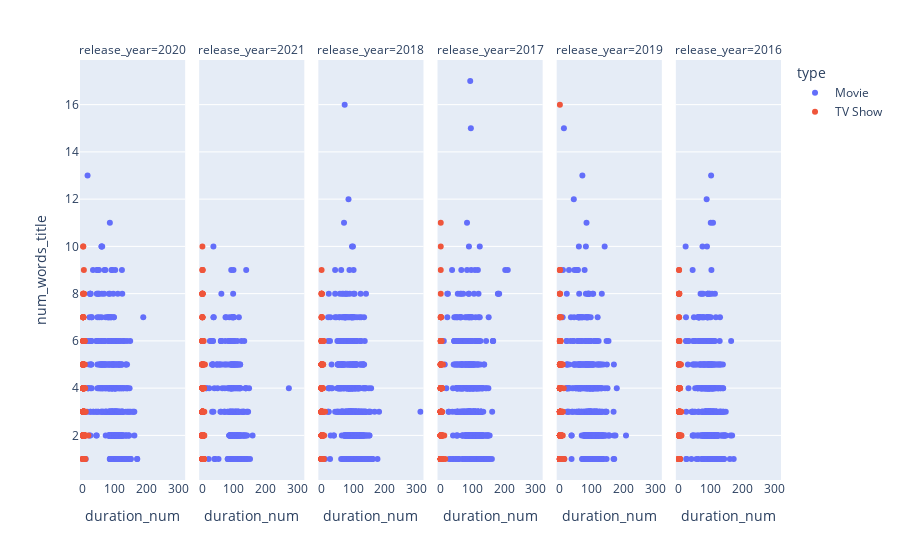

The cell this chart's notebook holds for it:
### Code cell
# Facet charts
fig = px.strip(df[df['release_year'] > 2015], x="duration_num", y="num_words_title", color="type", facet_col="release_year")
fig.show()
# Cuatro dimensiones en una

### Figure 1 — Plotly figure (JSON) as saved in the notebook; plotly's stock layout.template omitted (floating-point values rounded to 4 significant figures; data arrays with more than 128 entries replaced by an {"elided": "..."} marker saying what was removed)
{"data": [{"alignmentgroup": "True", "boxpoints": "all", "fillcolor": "rgba(255,255,255,0)", "hoveron": "points", "hovertemplate": "type=Movie<br>release_year=2020<br>duration_num=%{x}<br>num_words_title=%{y}<extra></extra>", "legendgroup": "Movie", "line": {"color": "rgba(255,255,255,0)"}, "marker": {"color": "#636efa"}, "name": "Movie", "offsetgroup": "Movie", "orientation": "v", "pointpos": 0, "showlegend": true, "type": "box", "x": {"elided": "517 int values"}, "x0": " ", "xaxis": "x", "y": {"elided": "517 int values"}, "y0": " ", "yaxis": "y"}, {"alignmentgroup": "True", "boxpoints": "all", "fillcolor": "rgba(255,255,255,0)", "hoveron": "points", "hovertemplate": "type=Movie<br>release_year=2021<br>duration_num=%{x}<br>num_words_title=%{y}<extra></extra>", "legendgroup": "Movie", "line": {"color": "rgba(255,255,255,0)"}, "marker": {"color": "#636efa"}, "name": "Movie", "offsetgroup": "Movie", "orientation": "v", "pointpos": 0, "showlegend": false, "type": "box", "x": {"elided": "277 int values"}, "x0": " ", "xaxis": "x2", "y": {"elided": "277 int values"}, "y0": " ", "yaxis": "y2"}, {"alignmentgroup": "True", "boxpoints": "all", "fillcolor": "rgba(255,255,255,0)", "hoveron": "points", "hovertemplate": "type=Movie<br>release_year=2018<br>duration_num=%{x}<br>num_words_title=%{y}<extra></extra>", "legendgroup": "Movie", "line": {"color": "rgba(255,255,255,0)"}, "marker": {"color": "#636efa"}, "name": "Movie", "offsetgroup": "Movie", "orientation": "v", "pointpos": 0, "showlegend": false, "type": "box", "x": {"elided": "767 int values"}, "x0": " ", "xaxis": "x3", "y": {"elided": "767 int values"}, "y0": " ", "yaxis": "y3"}, {"alignmentgroup": "True", "boxpoints": "all", "fillcolor": "rgba(255,255,255,0)", "hoveron": "points", "hovertemplate": "type=Movie<br>release_year=2017<br>duration_num=%{x}<br>num_words_title=%{y}<extra></extra>", "legendgroup": "Movie", "line": {"color": "rgba(255,255,255,0)"}, "marker": {"color": "#636efa"}, "name": "Movie", "offsetgroup": "Movie", "orientation": "v", "pointpos": 0, "showlegend": false, "type": "box", "x": {"elided": "767 int values"}, "x0": " ", "xaxis": "x4", "y": {"elided": "767 int values"}, "y0": " ", "yaxis": "y4"}, {"alignmentgroup": "True", "boxpoints": "all", "fillcolor": "rgba(255,255,255,0)", "hoveron": "points", "hovertemplate": "type=Movie<br>release_year=2019<br>duration_num=%{x}<br>num_words_title=%{y}<extra></extra>", "legendgroup": "Movie", "line": {"color": "rgba(255,255,255,0)"}, "marker": {"color": "#636efa"}, "name": "Movie", "offsetgroup": "Movie", "orientation": "v", "pointpos": 0, "showlegend": false, "type": "box", "x": {"elided": "633 int values"}, "x0": " ", "xaxis": "x5", "y": {"elided": "633 int values"}, "y0": " ", "yaxis": "y5"}, {"alignmentgroup": "True", "boxpoints": "all", "fillcolor": "rgba(255,255,255,0)", "hoveron": "points", "hovertemplate": "type=Movie<br>release_year=2016<br>duration_num=%{x}<br>num_words_title=%{y}<extra></extra>", "legendgroup": "Movie", "line": {"color": "rgba(255,255,255,0)"}, "marker": {"color": "#636efa"}, "name": "Movie", "offsetgroup": "Movie", "orientation": "v", "pointpos": 0, "showlegend": false, "type": "box", "x": {"elided": "658 int values"}, "x0": " ", "xaxis": "x6", "y": {"elided": "658 int values"}, "y0": " ", "yaxis": "y6"}, {"alignmentgroup": "True", "boxpoints": "all", "fillcolor": "rgba(255,255,255,0)", "hoveron": "points", "hovertemplate": "type=TV Show<br>release_year=2020<br>duration_num=%{x}<br>num_words_title=%{y}<extra></extra>", "legendgroup": "TV Show", "line": {"color": "rgba(255,255,255,0)"}, "marker": {"color": "#EF553B"}, "name": "TV Show", "offsetgroup": "TV Show", "orientation": "v", "pointpos": 0, "showlegend": true, "type": "box", "x": {"elided": "436 int values"}, "x0": " ", "xaxis": "x", "y": {"elided": "436 int values"}, "y0": " ", "yaxis": "y"}, {"alignmentgroup": "True", "boxpoints": "all", "fillcolor": "rgba(255,255,255,0)", "hoveron": "points", "hovertemplate": "type=TV Show<br>release_year=2021<br>duration_num=%{x}<br>num_words_title=%{y}<extra></extra>", "legendgroup": "TV Show", "line": {"color": "rgba(255,255,255,0)"}, "marker": {"color": "#EF553B"}, "name": "TV Show", "offsetgroup": "TV Show", "orientation": "v", "pointpos": 0, "showlegend": false, "type": "box", "x": {"elided": "315 int values"}, "x0": " ", "xaxis": "x2", "y": {"elided": "315 int values"}, "y0": " ", "yaxis": "y2"}, {"alignmentgroup": "True", "boxpoints": "all", "fillcolor": "rgba(255,255,255,0)", "hoveron": "points", "hovertemplate": "type=TV Show<br>release_year=2018<br>duration_num=%{x}<br>num_words_title=%{y}<extra></extra>", "legendgroup": "TV Show", "line": {"color": "rgba(255,255,255,0)"}, "marker": {"color": "#EF553B"}, "name": "TV Show", "offsetgroup": "TV Show", "orientation": "v", "pointpos": 0, "showlegend": false, "type": "box", "x": {"elided": "380 int values"}, "x0": " ", "xaxis": "x3", "y": {"elided": "380 int values"}, "y0": " ", "yaxis": "y3"}, {"alignmentgroup": "True", "boxpoints": "all", "fillcolor": "rgba(255,255,255,0)", "hoveron": "points", "hovertemplate": "type=TV Show<br>release_year=2017<br>duration_num=%{x}<br>num_words_title=%{y}<extra></extra>", "legendgroup": "TV Show", "line": {"color": "rgba(255,255,255,0)"}, "marker": {"color": "#EF553B"}, "name": "TV Show", "offsetgroup": "TV Show", "orientation": "v", "pointpos": 0, "showlegend": false, "type": "box", "x": {"elided": "265 int values"}, "x0": " ", "xaxis": "x4", "y": {"elided": "265 int values"}, "y0": " ", "yaxis": "y4"}, {"alignmentgroup": "True", "boxpoints": "all", "fillcolor": "rgba(255,255,255,0)", "hoveron": "points", "hovertemplate": "type=TV Show<br>release_year=2019<br>duration_num=%{x}<br>num_words_title=%{y}<extra></extra>", "legendgroup": "TV Show", "line": {"color": "rgba(255,255,255,0)"}, "marker": {"color": "#EF553B"}, "name": "TV Show", "offsetgroup": "TV Show", "orientation": "v", "pointpos": 0, "showlegend": false, "type": "box", "x": {"elided": "397 int values"}, "x0": " ", "xaxis": "x5", "y": {"elided": "397 int values"}, "y0": " ", "yaxis": "y5"}, {"alignmentgroup": "True", "boxpoints": "all", "fillcolor": "rgba(255,255,255,0)", "hoveron": "points", "hovertemplate": "type=TV Show<br>release_year=2016<br>duration_num=%{x}<br>num_words_title=%{y}<extra></extra>", "legendgroup": "TV Show", "line": {"color": "rgba(255,255,255,0)"}, "marker": {"color": "#EF553B"}, "name": "TV Show", "offsetgroup": "TV Show", "orientation": "v", "pointpos": 0, "showlegend": false, "type": "box", "x": {"elided": "244 int values"}, "x0": " ", "xaxis": "x6", "y": {"elided": "244 int values"}, "y0": " ", "yaxis": "y6"}], "layout": {"annotations": [{"font": {}, "showarrow": false, "text": "release_year=2020", "x": 0.075, "xanchor": "center", "xref": "paper", "y": 1, "yanchor": "bottom", "yref": "paper"}, {"font": {}, "showarrow": false, "text": "release_year=2021", "x": 0.245, "xanchor": "center", "xref": "paper", "y": 1, "yanchor": "bottom", "yref": "paper"}, {"font": {}, "showarrow": false, "text": "release_year=2018", "x": 0.415, "xanchor": "center", "xref": "paper", "y": 1, "yanchor": "bottom", "yref": "paper"}, {"font": {}, "showarrow": false, "text": "release_year=2017", "x": 0.585, "xanchor": "center", "xref": "paper", "y": 1, "yanchor": "bottom", "yref": "paper"}, {"font": {}, "showarrow": false, "text": "release_year=2019", "x": 0.755, "xanchor": "center", "xref": "paper", "y": 1, "yanchor": "bottom", "yref": "paper"}, {"font": {}, "showarrow": false, "text": "release_year=2016", "x": 0.925, "xanchor": "center", "xref": "paper", "y": 1, "yanchor": "bottom", "yref": "paper"}], "boxmode": "group", "legend": {"title": {"text": "type"}, "tracegroupgap": 0}, "margin": {"t": 60}, "xaxis": {"anchor": "y", "domain": [0, 0.15], "title": {"text": "duration_num"}}, "xaxis2": {"anchor": "y2", "domain": [0.17, 0.32], "matches": "x", "title": {"text": "duration_num"}}, "xaxis3": {"anchor": "y3", "domain": [0.34, 0.49], "matches": "x", "title": {"text": "duration_num"}}, "xaxis4": {"anchor": "y4", "domain": [0.51, 0.66], "matches": "x", "title": {"text": "duration_num"}}, "xaxis5": {"anchor": "y5", "domain": [0.68, 0.83], "matches": "x", "title": {"text": "duration_num"}}, "xaxis6": {"anchor": "y6", "domain": [0.85, 1], "matches": "x", "title": {"text": "duration_num"}}, "yaxis": {"anchor": "x", "domain": [0, 1], "title": {"text": "num_words_title"}}, "yaxis2": {"anchor": "x2", "domain": [0, 1], "matches": "y", "showticklabels": false}, "yaxis3": {"anchor": "x3", "domain": [0, 1], "matches": "y", "showticklabels": false}, "yaxis4": {"anchor": "x4", "domain": [0, 1], "matches": "y", "showticklabels": false}, "yaxis5": {"anchor": "x5", "domain": [0, 1], "matches": "y", "showticklabels": false}, "yaxis6": {"anchor": "x6", "domain": [0, 1], "matches": "y", "showticklabels": false}}}
